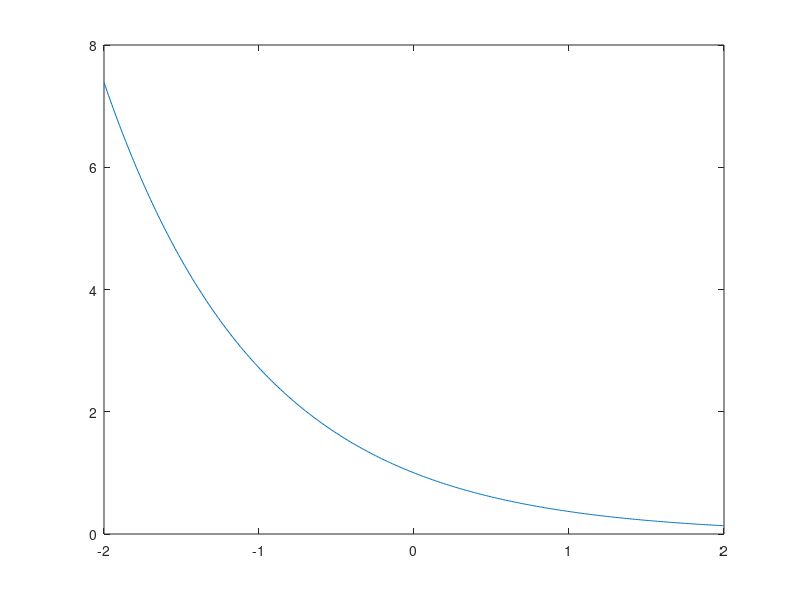

The MATLAB source for this figure: (Note: this script raises an error after producing the figure.)
%%%%%%%%%%%%%%%%%%%%%%%%%%%%%%%%%%%%%%%%%
% MATLAB code quadr.m
%%%%%%%%%%%%%%%%%%%%%%%%%%%%%%%%%%%%%%%%%
%
% x-> independent variable and symbolic variable (later)
% y -> exp(-x)
% syms -> symbolic object (MATLAB function)
% taylor -> MATLAB function
% subs -> symbolic substitution (MATLAB function)
% xlabel, ylabel, legend, plot, hold on -> MATLAB functions
%
x = -2:0.01:2;
y = exp(-x);
plot(x,y)
hold on

% Linear approximation
syms x
f = taylor(exp(-x));
x = -2:0.01:2;
z = subs(f);
plot(x,z,'r--')

% Quadratic approximation
syms x
f = taylor(exp(-x));
x = -2:0.01:2;
z = subs(f);
plot(x,z,'g--')
legend('exp(-x)','linear','quadratic')
xlabel('x')
ylabel('f(x)')

%%%%%%%%%%%%%%%%%%%%%%%%%%%%%%%%%%%%%%%%%
